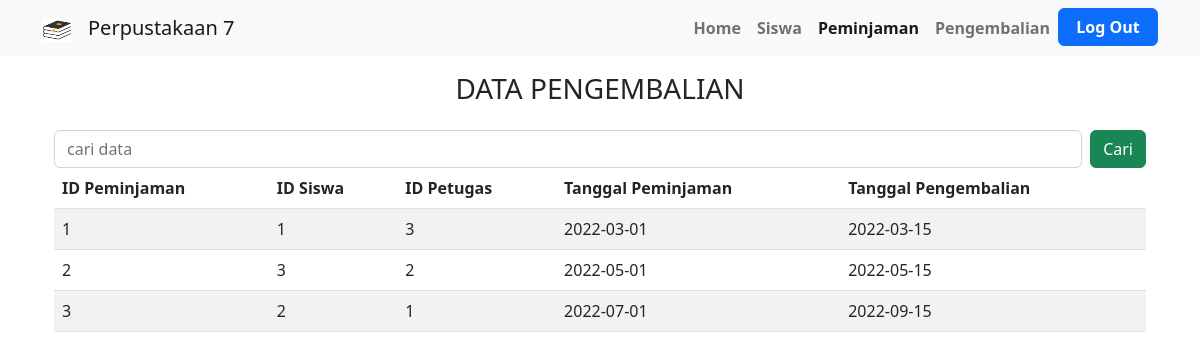
The page /data_pengembalian.php on the database as committed earlier.
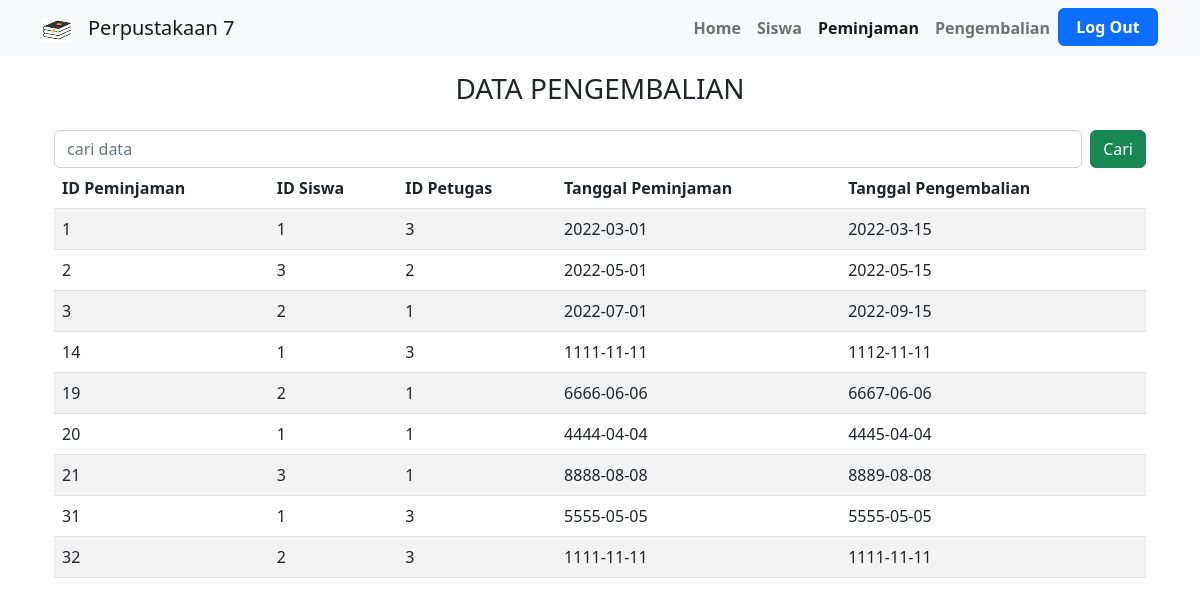
The same page on the database as committed later.
### tables this page shows
CREATE TABLE `peminjaman` (
  `id_peminjaman` int(11) NOT NULL,
  `id_siswa` int(11) NOT NULL,
  `id_petugas` int(11) NOT NULL,
  `id_buku` int(11) NOT NULL,
  `tanggal_peminjaman` date NOT NULL,
  `tanggal_pengembalian` date NOT NULL
);

### data_pengembalian.php (the view, shortened to what this page needs)
<?php
include "config.php";
?>
<!DOCTYPE html>
<html lang="en">
<head>
    <link rel="stylesheet" href="https://cdnjs.cloudflare.com/ajax/libs/font-awesome/6.1.2/css/all.min.css">
    <link rel="stylesheet" href="assets/bootstrap/css/bootstrap.min.css">
</head>
<body>
<nav class="navbar navbar-expand-lg bg-light">
        <div class="container">
        <a class="navbar-brand" href="#">
            <img src="assets/book-icon.png" alt="Logo" width="30" height="24">
    </a>
          <a class="navbar-brand" href="#">Perpustakaan 7</a>
          <div class="collapse navbar-collapse" id="navbarSupportedContent">
          <ul class="navbar-nav ms-auto mb-2 mb-lg-0">
              <li class="nav-item">
              <b><a class="nav-link" active aria-current="page" href="home.php">Home</a></b>
              </li>
              <li class="nav-item">
                <b><a class="nav-link" href="data_siswa.php" >Siswa</a></b>
              </li>
              <li class="nav-item">
                <b><a class="nav-link active" href="data_peminjaman.php" >Peminjaman</a></b>
              </li>
              <li class="nav-item">
                <b><a class="nav-link" href="data_pengembalian.php">Pengembalian</a></b>
              </li>
              <li class="nav-item">
              <a href="logout.php" class="btn btn-primary text-white" style="font-weight:600; width: 100px;">Log Out</a>
              </li>
            </ul>
          </div>
        </div>
      </nav>
        <div class="container mt-3">
        <h3 class="text-center">DATA PENGEMBALIAN</h3>
        <div class="container mx-auto mt-4">
            <form class="d-flex" action="cari_siswa.php" method="get">
                <input class="form-control me-2" type="text" placeholder="cari data" name="cari">
                <input type="submit" value="Cari" class="btn btn-success">
    </form>
        <table class="table table-striped table-hover">
            <thead>
                <tr>
                    <th>ID Peminjaman</th>
                    <th>ID Siswa</th>
                    <th>ID Petugas</th>
                    <th>Tanggal Peminjaman</th>
                    <th>Tanggal Pengembalian</th>
                </tr>
            </thead>
            <tbody>
            <?php
            $ambil = mysqli_query($conn, "SELECT * FROM peminjaman");
            while ($data = mysqli_fetch_array($ambil)) {
            ?>
            <tr>
                <td><?= $data['id_peminjaman'] ?></td>
                <td><?= $data['id_siswa'] ?></td>
                <td><?= $data['id_petugas'] ?></td>
                <td><?= $data['tanggal_peminjaman'] ?></td>
                <td><?= $data['tanggal_pengembalian'] ?></td>
            </tr>
            <?php
            }
            ?>
            </tbody>
        </table>
    </div>
        </div>
</body>
</html>

Rows that differ between the two databases and show on the page:
added peminjaman: id_peminjaman "14", id_siswa "1", id_petugas "3", tanggal_peminjaman "1111-11-11", tanggal_pengembalian "1112-11-11"
added peminjaman: id_peminjaman "19", id_siswa "2", id_petugas "1", tanggal_peminjaman "6666-06-06", tanggal_pengembalian "6667-06-06"
added peminjaman: id_peminjaman "20", id_siswa "1", id_petugas "1", tanggal_peminjaman "4444-04-04", tanggal_pengembalian "4445-04-04"
added peminjaman: id_peminjaman "21", id_siswa "3", id_petugas "1", tanggal_peminjaman "8888-08-08", tanggal_pengembalian "8889-08-08"
added peminjaman: id_peminjaman "31", id_siswa "1", id_petugas "3", tanggal_peminjaman "5555-05-05", tanggal_pengembalian "5555-05-05"
added peminjaman: id_peminjaman "32", id_siswa "2", id_petugas "3", tanggal_peminjaman "1111-11-11", tanggal_pengembalian "1111-11-11"
